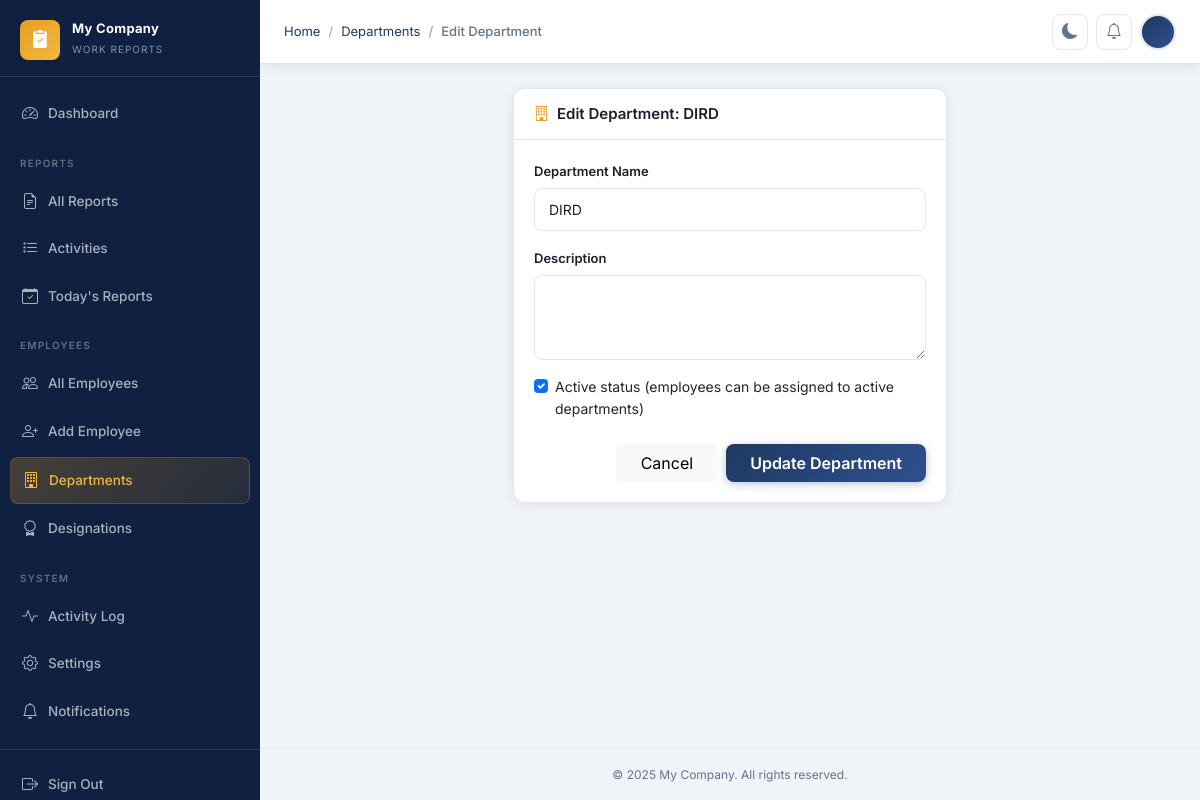
Screenshot of /employees/departments/1/edit/ (signed in) with the database file from the repository.
### apps/core/models.py (models this page shows, shortened)
class CompanySettings(models.Model):
    company_name = models.CharField(max_length=200, default='My Company')
    company_logo = models.ImageField(upload_to='company/', null=True, blank=True)
    timezone = models.CharField(max_length=100, default='Asia/Kolkata')
    date_format = models.CharField(
        max_length=30,
        default='%d %B %Y',
        help_text='Python strftime format string',
    )
    submission_deadline = models.TimeField(
        default='23:59',
        help_text='Daily report submission deadline (HH:MM)',
    )
    footer_text = models.CharField(
        max_length=300,
        default='© 2025 My Company. All rights reserved.',
    )
    theme = models.CharField(
        max_length=10,
        choices=[('light', 'Light'), ('dark', 'Dark')],
        default='light',
    )
    updated_at = models.DateTimeField(auto_now=True)
    class Meta:
        verbose_name = 'Company Settings'
        verbose_name_plural = 'Company Settings'
    @classmethod
    def get_settings(cls) -> 'CompanySettings':
        obj, _ = cls.objects.get_or_create(pk=1)
        return obj

### apps/employees/models.py (models this page shows, shortened)
class Department(models.Model):
    name = models.CharField(max_length=100, unique=True)
    description = models.TextField(blank=True)
    is_active = models.BooleanField(default=True)
    created_at = models.DateTimeField(auto_now_add=True)
    updated_at = models.DateTimeField(auto_now=True)
    class Meta:
        ordering = ['name']
        verbose_name = 'Department'
        verbose_name_plural = 'Departments'

### apps/employees/views.py (the view, shortened to what this page needs)
# urls.py: path('departments/<int:pk>/edit/', views.DepartmentUpdateView.as_view(), name='department_edit'),
class DepartmentUpdateView(AdminRequiredMixin, UpdateView):
    model = Department
    form_class = DepartmentForm
    template_name = 'employees/department_form.html'
    success_url = reverse_lazy('employees:department_list')

### apps/employees/forms.py
class DepartmentForm(forms.ModelForm):
    class Meta:
        model = Department
        fields = ['name', 'description', 'is_active']
        widgets = {
            'name': forms.TextInput(attrs={'class': _input(), 'id': 'id_dept_name'}),
            'description': forms.Textarea(attrs={'class': _input(), 'rows': 3, 'id': 'id_dept_desc'}),
            'is_active': forms.CheckboxInput(attrs={'class': _check, 'id': 'id_dept_active'}),
        }

### apps/core/context_processors.py (called while the page is built)
def company_settings(request) -> dict:
    settings_obj = CompanySettings.get_settings()
    return {'company_settings': settings_obj}

### apps/core/mixins.py (called while the page is built)
    def dispatch(self, request, *args, **kwargs):
        if not request.user.is_authenticated:
            return self.handle_no_permission()
        if not request.user.is_staff:
            messages.error(request, 'You do not have permission to access this page.')
            return redirect('dashboard:index')
        return super().dispatch(request, *args, **kwargs)

### apps/notifications/context_processors.py (called while the page is built)
def notifications_count(request) -> dict:
    if request.user.is_authenticated:
        count = request.user.notifications.filter(is_read=False).count()
    else:
        count = 0
    return {'unread_notifications_count': count}

### templates/employees/department_form.html (shortened to what this page needs)
{% extends 'base.html' %}
{% block breadcrumb %}
  <li class="breadcrumb-item"><a href="{% url 'dashboard:index' %}">Home</a></li>
  <li class="breadcrumb-item"><a href="{% url 'employees:department_list' %}">Departments</a></li>
  <li class="breadcrumb-item active" aria-current="page">{% if object %}Edit{% else %}Add{% endif %} Department</li>
{% endblock %}
{% block content %}
<div class="row justify-content-center">
  <div class="col-md-8 col-lg-6">
    <div class="card border-0 rounded-custom shadow-sm bg-surface">
      <div class="card-header py-3">
        <h2 class="card-title">
          <i class="bi bi-building text-accent"></i>
          {% if object %}Edit Department: {{ object.name }}{% else %}Add New Department{% endif %}
        </h2>
      </div>
      <div class="card-body p-4">
        <form method="post" data-loading>
          <div class="mb-3">
            <label for="id_dept_name" class="form-label">Department Name</label>
            {{ form.name }}
          </div>
          <div class="mb-3">
            <label for="id_dept_desc" class="form-label">Description</label>
            {{ form.description }}
          </div>
          <div class="mb-4 form-check">
            {{ form.is_active }}
            <label class="form-check-label" for="id_dept_active">Active status (employees can be assigned to active departments)</label>
          </div>
          <div class="d-flex gap-2 justify-content-end">
            <a href="{% url 'employees:department_list' %}" class="btn btn-light px-4">Cancel</a>
            <button type="submit" class="btn btn-primary px-4">
              {% if object %}Update{% else %}Create{% endif %} Department
            </button>
          </div>
        </form>
      </div>
    </div>
  </div>
</div>
{% endblock %}

### templates/base.html (shortened to what this page needs)
{% load static %}
<!DOCTYPE html>
<html lang="en" data-theme="light">
<head>
  <link rel="stylesheet" href="https://cdn.jsdelivr.net/npm/bootstrap@5.3.3/dist/css/bootstrap.min.css" />
  <link rel="stylesheet" href="https://cdn.jsdelivr.net/npm/bootstrap-icons@1.11.3/font/bootstrap-icons.min.css" />
  <link rel="stylesheet" href="{% static 'css/style.css' %}?v=2" />
</head>
<body>
<div class="layout">
  <aside class="sidebar" id="sidebar">
    <a class="sidebar-brand" href="{% url 'dashboard:index' %}">
      <div class="sidebar-brand-icon">
        <i class="bi bi-clipboard2-check-fill"></i>
      </div>
      <div class="sidebar-brand-text">
        <span class="sidebar-brand-name">{{ company_settings.company_name }}</span>
        <span class="sidebar-brand-sub">Work Reports</span>
      </div>
    </a>
    <nav class="sidebar-nav">
      <div class="nav-item">
        <a href="{% url 'dashboard:index' %}" class="nav-link {% if request.resolver_match.namespace == 'dashboard' %}active{% endif %}">
          <i class="bi bi-speedometer2"></i> Dashboard
        </a>
      </div>
      {% if request.user.is_staff %}
      <div class="sidebar-section-label">Reports</div>
      <div class="nav-item">
        <a href="{% url 'reports:admin_report_list' %}" class="nav-link {% if 'reports' in request.path and 'activities' not in request.path %}active{% endif %}">
          <i class="bi bi-file-earmark-text"></i> All Reports
        </a>
      </div>
      <div class="nav-item">
        <a href="{% url 'reports:admin_activity_list' %}" class="nav-link {% if 'activities' in request.path %}active{% endif %}">
          <i class="bi bi-list-task"></i> Activities
        </a>
      </div>
      <div class="nav-item">
        <a href="{% url 'reports:admin_report_list' %}?date_range=today" class="nav-link">
          <i class="bi bi-calendar-check"></i> Today's Reports
        </a>
      </div>
      <div class="sidebar-section-label">Employees</div>
      <div class="nav-item">
        <a href="{% url 'employees:employee_list' %}" class="nav-link {% if 'employees' in request.path and 'departments' not in request.path and 'designations' not in request.path %}active{% endif %}">
          <i class="bi bi-people"></i> All Employees
        </a>
      </div>
      <div class="nav-item">
        <a href="{% url 'employees:employee_add' %}" class="nav-link">
          <i class="bi bi-person-plus"></i> Add Employee
        </a>
      </div>
      <div class="nav-item">
        <a href="{% url 'employees:department_list' %}" class="nav-link {% if 'departments' in request.path %}active{% endif %}">
          <i class="bi bi-building"></i> Departments
        </a>
      </div>
      <div class="nav-item">
        <a href="{% url 'employees:designation_list' %}" class="nav-link {% if 'designations' in request.path %}active{% endif %}">
          <i class="bi bi-award"></i> Designations
        </a>
      </div>
      <div class="sidebar-section-label">System</div>
      <div class="nav-item">
        <a href="{% url 'core:activity_log' %}" class="nav-link {% if 'activity-log' in request.path %}active{% endif %}">
          <i class="bi bi-activity"></i> Activity Log
        </a>
      </div>
      <div class="nav-item">
        <a href="{% url 'core:settings' %}" class="nav-link {% if 'settings' in request.path %}active{% endif %}">
          <i class="bi bi-gear"></i> Settings
        </a>
      </div>
      {% endif %}
      <div class="nav-item">
        <a href="{% url 'notifications:notification_list' %}" class="nav-link {% if 'notifications' in request.path %}active{% endif %}">
          <i class="bi bi-bell"></i> Notifications
        </a>
      </div>
    </nav>
    <div class="sidebar-footer">
      <form method="post" action="{% url 'accounts:logout' %}" class="nav-item m-0">
        <button type="submit" class="nav-link w-100 border-0 bg-transparent text-start">
          <i class="bi bi-box-arrow-right"></i> Sign Out
        </button>
      </form>
    </div>
  </aside>
  <div class="main-content">
    <header class="topbar">
      <div class="breadcrumb-wrapper">
        <nav aria-label="breadcrumb">
          <ol class="breadcrumb">
            {% block breadcrumb %}{% endblock %}
          </ol>
        </nav>
      </div>
      <div class="topbar-actions">
        <button class="theme-toggle" id="theme-toggle" aria-label="Toggle dark mode">
          <i class="bi bi-moon-fill" id="theme-icon"></i>
        </button>
        <a href="{% url 'notifications:notification_list' %}" class="topbar-btn" title="Notifications">
          <i class="bi bi-bell"></i>
        </a>
        <div class="dropdown">
          <div class="user-avatar" data-bs-toggle="dropdown" aria-expanded="false" id="user-avatar-btn">
          </div>
        </div>
      </div>
    </header>
    <div class="toast-container position-fixed top-0 end-0 p-3" style="z-index:9998;">
    </div>
    <main class="page-content">
      {% block content %}{% endblock %}
    </main>
    <footer class="py-3 px-4 text-center" style="border-top:1px solid var(--border);font-size:12px;color:var(--text-muted);">
      {{ company_settings.footer_text }}
    </footer>
  </div>
</div>
</body>
</html>

### rows the page displays
CompanySettings: company_name "My Company", footer_text "© 2025 My Company. All rights reserved."
Department: name "DIRD", is_active "☑"
